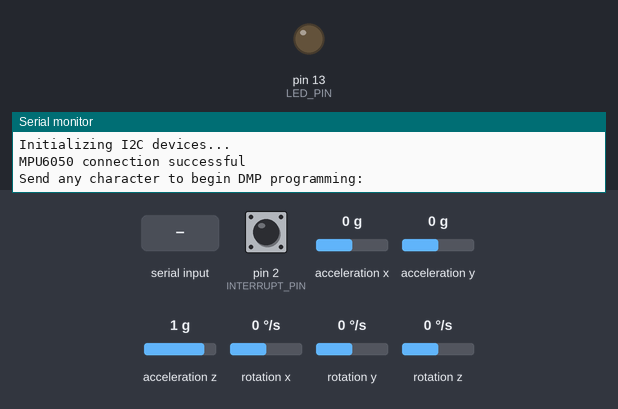
This sketch was run on a simulated Arduino Uno, built with avr-gcc and run on an emulated ATmega328P. Shown: output pins drawn as LEDs (lit = HIGH), the last lines printed to the serial monitor. Dashed ring = blinking. Inputs (shaded band) come from the test bench; at power-on: acceleration x 0 g, acceleration y 0 g, acceleration z 1 g, pin 2 (INTERRUPT_PIN) LOW, rotation x 0 °/s, rotation y 0 °/s, rotation z 0 °/s. The sensor or clock chip raises its interrupt line as the real part does.

Above: at 0.8 s.
0.9 s: "1" received over Serial
At 1.63 s:
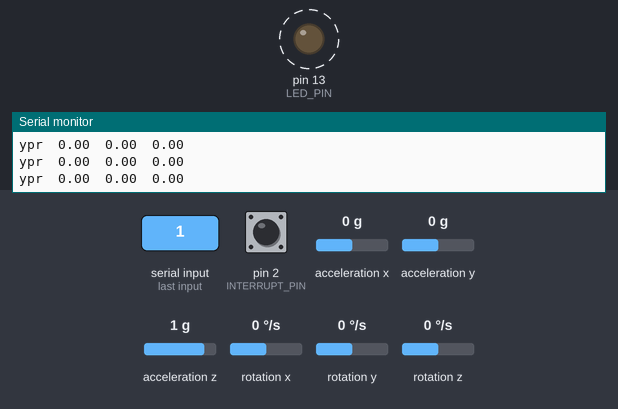
3.9 s: acceleration x set to -1.4 g
6.9 s: acceleration y set to -1.4 g
9.9 s: acceleration z set to -1.4 g
Timing chart, 0 to 19.9 s (numbered marks = the images above; inputs shaded):
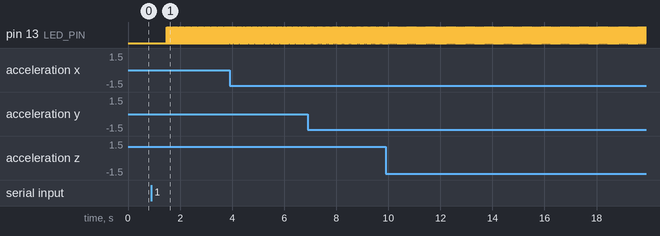

Measured:
- after the input at 0.9 s, pin 13 (LED_PIN): alternates HIGH for 0.02 s and LOW for 0.02 s, starting after 0.58 s

The sketch:

MPU6050.ino
```cpp
// Works as the MPU6050_DMP6 example, except FIFO overflow occurs occasionaly

// I2Cdev and MPU6050 must be installed as libraries
#include "I2Cdev.h"
#include "MPU6050_6Axis_MotionApps20.h"
#if I2CDEV_IMPLEMENTATION == I2CDEV_ARDUINO_WIRE
  #include "Wire.h"
#endif

MPU6050 mpu;

#define INTERRUPT_PIN 2
#define LED_PIN 13
bool blinkState = false;
// MPU control/status variables
bool dmpReady = false;  // set true if DMP init was successful
uint8_t mpuIntStatus;   // holds actual interrupt status from MPU
uint8_t devStatus;      // return status after each operation (0 = success, !0 = error)
uint16_t packetSize;    // expected DMP packet size (default 42 bytes)
uint16_t fifoCount;     // byte count currently in FIFO
uint8_t fifoBuffer[64];  // FIFO storage buffer
// orientation/motion variables
Quaternion q;           // [w, x, y, z]
VectorInt16 aa;         // [x, y, z]
VectorInt16 aaReal;     // [x, y, z]
VectorInt16 aaWorld;    // [x, y, z]
VectorFloat gravity;    // [x, y, z]
float euler[3];         // [psi, theta, phi]
float ypr[3];           // [yaw, pitch, roll]

// Interrupt detection routine
volatile bool mpuInterrupt = false;   // indicated wheter MPU interrupt pin went HIGH
void dmpDataReady() {
  mpuInterrupt = true;
}

void setup() {
  // join I2C bus
  #if I2CDEV_IMPLEMENTATION == I2CDEV_ARDUINO_WIRE
      Wire.begin();
      Wire.setClock(400000);    //400kHz I2C clock. Comment this line if having compilation difficulties
  #elif I2CDEV_IMPLEMENTATION = I2CDEV_BUILTIN_FASTWIRE
      Fastwire::setup(400, true);
  #endif

  // initialize serial communication
  Serial.begin(9600);   // could be other numbers too
  while (!Serial);      // wait for Leonardo enumeration, others continue immediately

  // initialize device
  Serial.println(F("Initializing I2C devices..."));
  Serial.println(mpu.testConnection() ? F("MPU6050 connection successful") : F("MPU6050 connection failed"));

  // wait for ready
  Serial.println(F("\nSend any character to begin DMP programming: "));
  while (Serial.available() && Serial.read());    // empty buffer
  while (!Serial.available());                    // wait for data
  while (Serial.available() && Serial.read());    // empty buffer again

  // load and configure DMP
  Serial.println(F("Initializing DMP..."));
  devStatus = mpu.dmpInitialize();

  // custom gyro offsets
  mpu.setXGyroOffset(220);
  mpu.setYGyroOffset(76);
  mpu.setZGyroOffset(-85);
  mpu.setZAccelOffset(1788);

  // confirm that it worked (returns 0 if so)
  if (devStatus == 0) {
    // turn on DMP now that it's ready
    Serial.println(F("Enabling DMP..."));
    mpu.setDMPEnabled(true);

    // enable Arduino interrupt detection
    Serial.print(F("Enabling interrupt detection (Arduino external interrupt "));
    Serial.print(digitalPinToInterrupt(INTERRUPT_PIN));
    Serial.println(F(")..."));
    attachInterrupt(digitalPinToInterrupt(INTERRUPT_PIN), dmpDataReady, RISING);
    mpuIntStatus = mpu.getIntStatus();

    // set our DMP Ready flag so the main loop() function knows it's okay to use it
    Serial.println(F("DMP ready! Waiting for first interrupt..."));
    dmpReady = true;

    // get expected DMP packet size for later comparison
    packetSize = mpu.dmpGetFIFOPacketSize();
  } else {
    // ERROR! 1 = initial memory load failed, 2 = DMP config update failed
    Serial.print(F("DMP Initialization failed (code "));
    Serial.print(devStatus);
    Serial.println(F(")"));
  }

  // configure LED for output
  pinMode(LED_PIN, OUTPUT);
}

void loop() {
  // if programming failed, do nothing
  if (!dmpReady) return;

  // wait for MPU interrupt or extra packet(s) available
  while (!mpuInterrupt && fifoCount < packetSize) {
    if (mpuInterrupt && fifoCount < packetSize) {
      // get out of infinite loop
      fifoCount = mpu.getFIFOCount();
    }
  }

  // reset interrupt flag and get INT_STATUS byte
  mpuInterrupt = false;
  mpuIntStatus = mpu.getIntStatus();

  // get current FIFO count
  fifoCount = mpu.getFIFOCount();

  // check for overflow
  if ((mpuIntStatus & _BV(MPU6050_INTERRUPT_FIFO_OFLOW_BIT)) || fifoCount >= 1024) {
    // reset to continue cleanly
    mpu.resetFIFO();
    fifoCount = mpu.getFIFOCount();
    Serial.println(F("FIFO overflow!"));

    // otherwise, check the DMP data ready interrupt (should happen frequently)
  } else if (mpuIntStatus & _BV(MPU6050_INTERRUPT_DMP_INT_BIT)) {
    // wait for correct available data length, takes VERY little time
    while (fifoCount < packetSize) fifoCount = mpu.getFIFOCount();

    // read packet from FIFO
    mpu.getFIFOBytes(fifoBuffer, packetSize);

    // FIFO count track if > 1 packet available, continues reading without waiting for interrupt
    fifoCount -= packetSize;

    // display Euler angles in degrees
    mpu.dmpGetQuaternion(&q, fifoBuffer);
    mpu.dmpGetGravity(&gravity, &q);
    mpu.dmpGetYawPitchRoll(ypr, &q, &gravity);
    Serial.print("ypr\t");
    Serial.print(ypr[0] * 180/M_PI);
    Serial.print("\t");
    Serial.print(ypr[1] * 180/M_PI);
    Serial.print("\t");
    Serial.println(ypr[2] * 180/M_PI);

    // blink LED to indicate activity
    blinkState = !blinkState;
    digitalWrite(LED_PIN, blinkState);

  }
}
```
